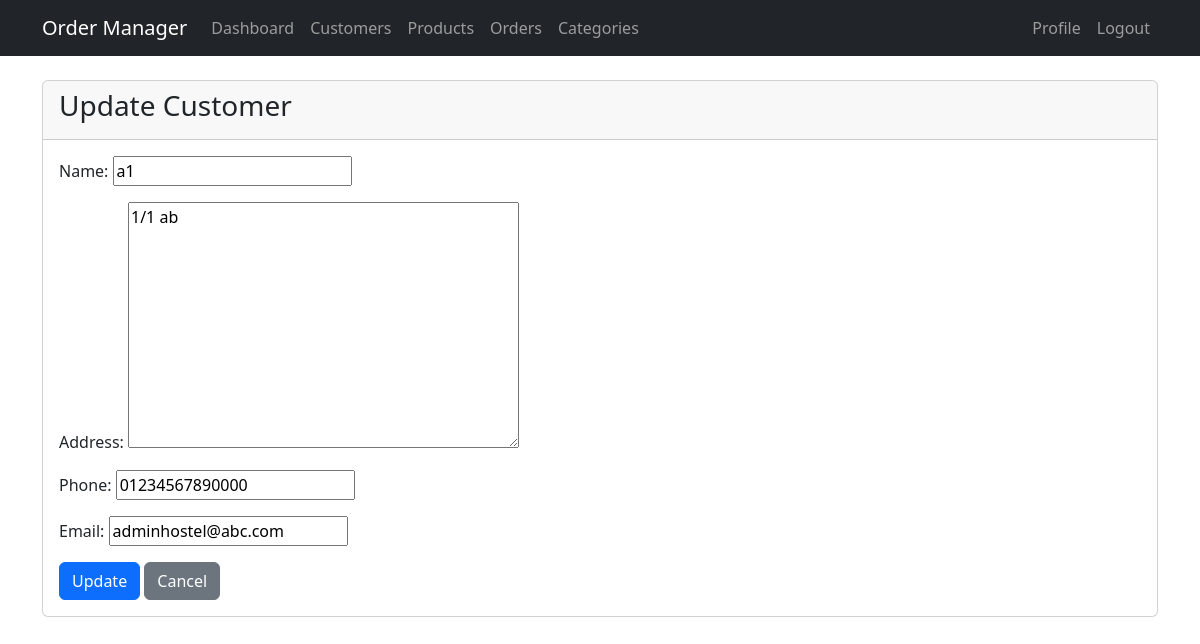
Page /customers/1/update/ (signed in) on the committed database.
### core/models.py (models this page shows, shortened)
class Customer(models.Model):
    name = models.CharField(max_length=100)
    email = models.EmailField(blank=True, null=True)
    phone = models.CharField(max_length=20, blank=True, null=True)
    address = models.TextField(blank=True, null=True)
    company = models.CharField(max_length=100, blank=True, null=True)
    notes = models.TextField(blank=True, null=True)
    created_at = models.DateTimeField(auto_now_add=True)
    updated_at = models.DateTimeField(auto_now=True)
    created_by = models.ForeignKey(
        User,
        on_delete=models.SET_NULL,
        null=True,
        blank=True,
        editable=False
    )

### core/views.py (the view)
# urls.py: path('customers/<int:pk>/update/', views.customer_update, name='customer_update'),
@login_required
def customer_update(request, pk):
    customer = get_object_or_404(Customer, pk=pk, created_by=request.user)
    if request.method == 'POST':
        form = CustomerForm(request.POST, instance=customer)
        if form.is_valid():
            form.save()
            messages.success(request, 'Customer updated successfully!')
            return redirect('core:customer_list')
    else:
        form = CustomerForm(instance=customer)
    return render(request, 'core/customer_form.html', {'form': form})

### core/forms.py
class CustomerForm(forms.ModelForm):
    class Meta:
        model = Customer
        fields = ['name', 'address', 'phone', 'email']

### templates/core/customer_form.html (shortened to what this page needs)
{% extends "core/base.html" %}
{% block content %}
<div class="card">
    <div class="card-header">
        <h3>{% if form.instance.pk %}Update{% else %}Create{% endif %} Customer</h3>
    </div>
    <div class="card-body">
        <form method="post">
            {{ form.as_p }}
            <button type="submit" class="btn btn-primary">
                {% if form.instance.pk %}Update{% else %}Create{% endif %}
            </button>
            <a href="{% url 'core:customer_list' %}" class="btn btn-secondary">Cancel</a>
        </form>
    </div>
</div>
{% endblock %}

### rows in the picture
Customer: name "a1", address "1/1 ab", phone "01234567890000", email "adminhostel@abc.com"
